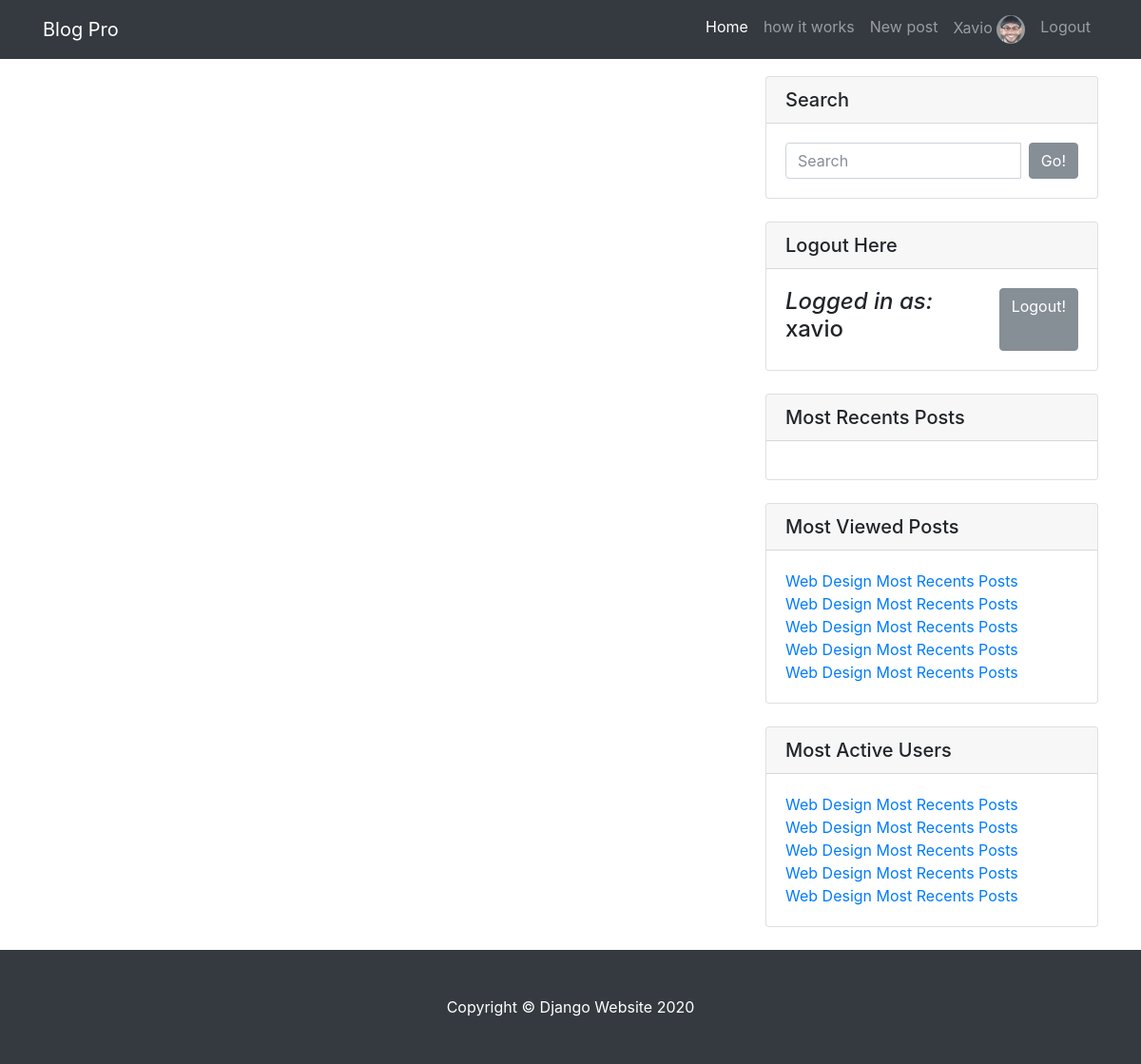
Page /file/ (signed in) on the earlier database version.
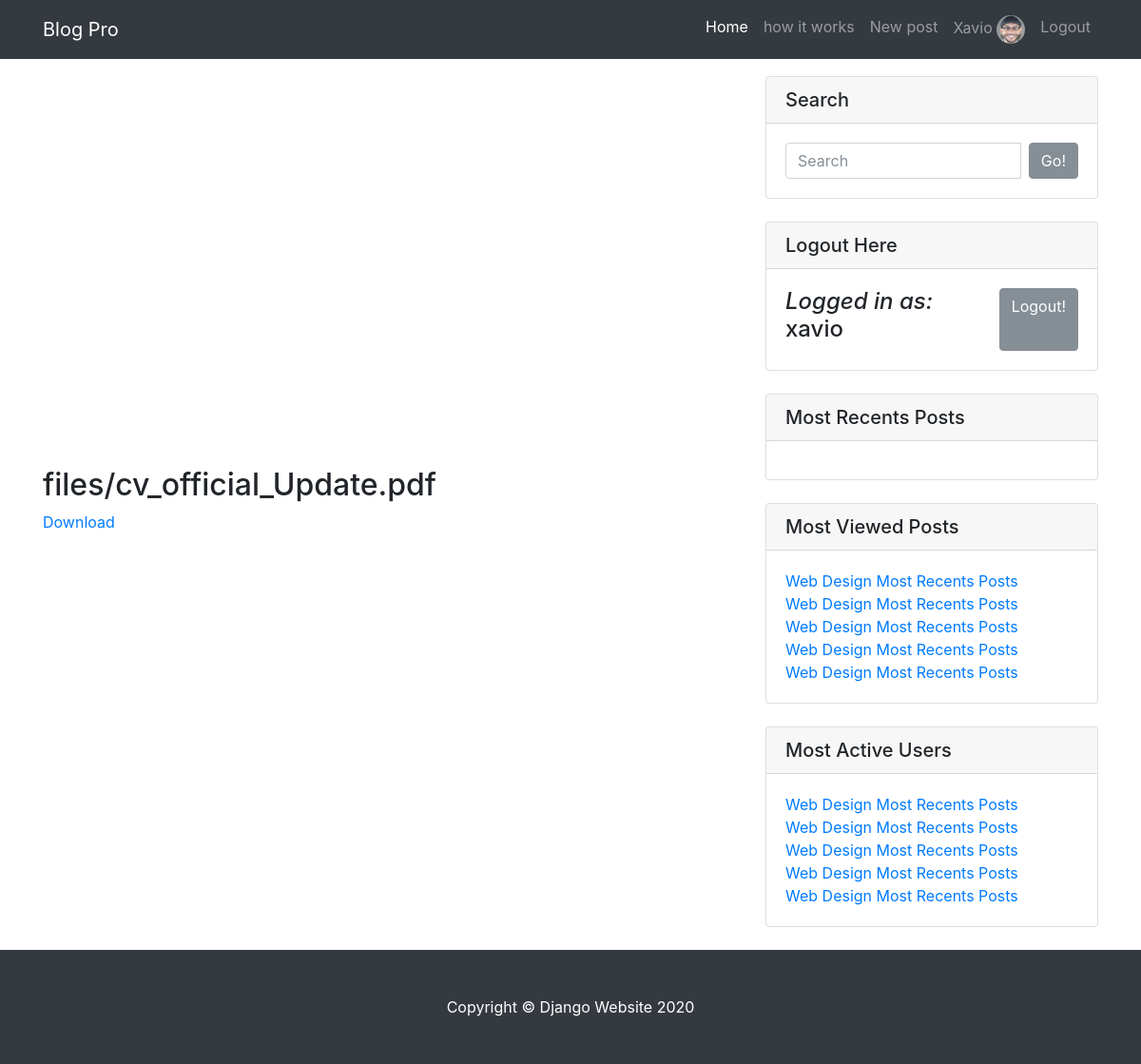
Same page on the later database version.
### blog_app/models.py (models this page shows, shortened)
class FileAdmin(models.Model):
		fileupload = models.FileField(upload_to='files')
		title= models.CharField(max_length=50)

### blog_app/views.py (the view)
# urls.py: path('file/', views.file, name="file"),
def file(request):
    context= {'file': FileAdmin.objects.all()}
    return render(request, 'blog_app/file.html', context)

### blog_app/templates/blog_app/file.html
{% extends 'blog_app/main.html' %}
{% load static %}
{% block content %}
<div class="col-md-8">
    <br/>
     {% for post in file %}
 <div class="embed-responsive embed-responsive-16by9">
        <h2>{{post.fileupload}}</h2>
        <a href="{{post.fileupload.url}}" download="{{post.fileupload.url}}">Download</a>
      </div>
     {% endfor %}
</div>
{%  include 'blog_app/sidebar.html' %}
{% endblock content %}

Differences in the rows shown:
added FileAdmin: fileupload "files/cv_official_Update.pdf"
